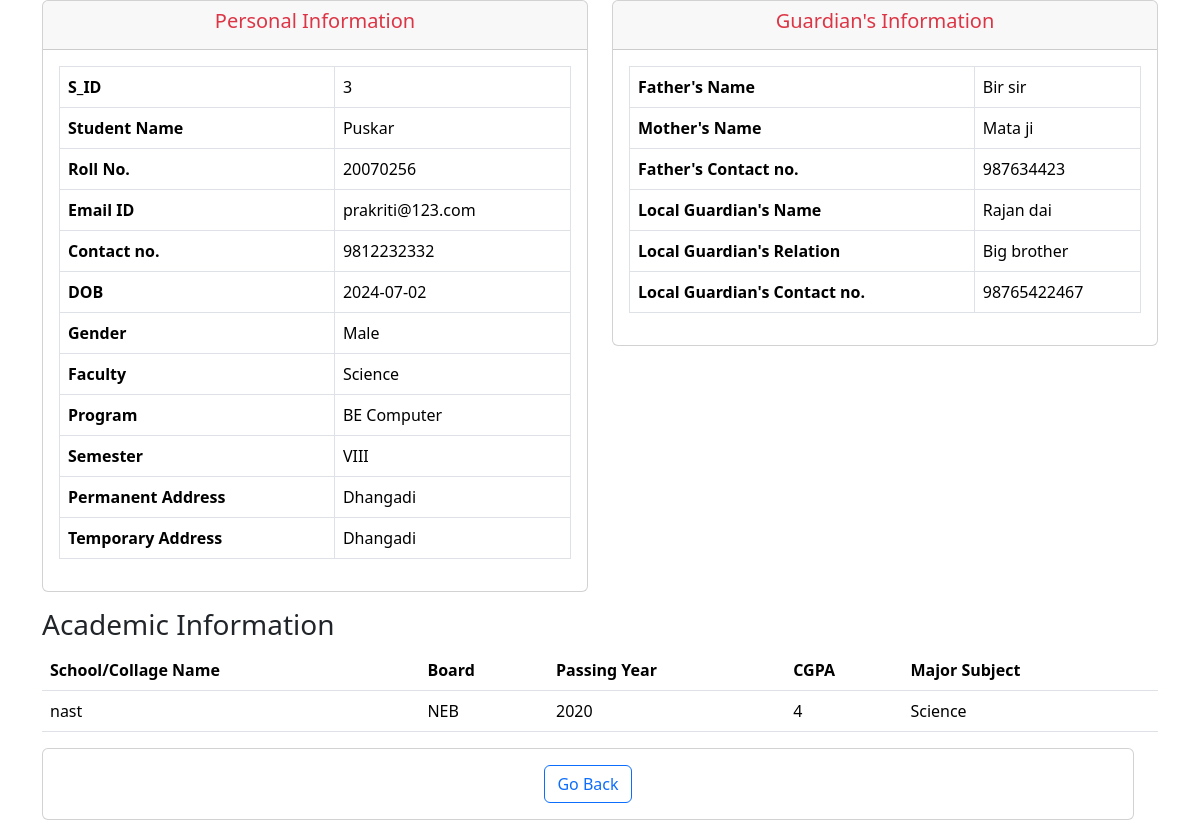
Screenshot of /user_detail.php (signed in) with the database file from the repository.
### tables this page shows
CREATE TABLE `student_tbl` (
  `s_id` int(20) NOT NULL,
  `s_name` varchar(50) NOT NULL,
  `roll` bigint(50) NOT NULL,
  `email` varchar(50) NOT NULL,
  `contact` bigint(50) NOT NULL,
  `dob` date NOT NULL,
  `gender` varchar(20) NOT NULL,
  `faculty` int(50) NOT NULL,
  `program` int(11) NOT NULL,
  `semester` int(20) NOT NULL,
  `p_address` varchar(50) NOT NULL,
  `t_address` varchar(50) NOT NULL,
  `f_name` varchar(50) NOT NULL,
  `m_name` varchar(50) NOT NULL,
  `f_contact` varchar(50) NOT NULL,
  `l_name` varchar(50) NOT NULL,
  `l_relation` varchar(50) NOT NULL,
  `l_contact` varchar(20) NOT NULL,
  `sc_name` varchar(100) NOT NULL,
  `board` varchar(50) NOT NULL,
  `p_year` varchar(20) NOT NULL,
  `cgpa` int(20) NOT NULL,
  `m_subject` varchar(50) NOT NULL,
  `flag` int(20) NOT NULL
);

CREATE TABLE `faculty_tbl` (
  `f_id` int(20) NOT NULL,
  `f_code` varchar(50) NOT NULL,
  `f_title` varchar(50) NOT NULL,
  `flag` int(20) NOT NULL
);

CREATE TABLE `program_tbl` (
  `p_id` int(20) NOT NULL,
  `p_code` varchar(50) NOT NULL,
  `p_title` varchar(100) NOT NULL,
  `flag` int(20) NOT NULL
);

CREATE TABLE `sem_tbl` (
  `s_id` int(20) NOT NULL,
  `sem` varchar(50) NOT NULL,
  `flag` int(20) NOT NULL
);

### user_detail.php (the view, shortened to what this page needs)
<?php
 $email = $_SESSION['user'];
@include 'db.php';
$sql_std = "SELECT s_id FROM `student_tbl` where email = '$email'";
$result_std = mysqli_query($conn, $sql_std);
$row_id = mysqli_fetch_assoc($result_std);
$id = $row_id['s_id'];
?>
<!DOCTYPE html>
<html>
<head>
   <link rel="stylesheet" href="https://cdn.jsdelivr.net/npm/bootstrap@5.3.2/dist/css/bootstrap.min.css"/>
</head>
<body>
           <?php
                   $sql = "SELECT * FROM `student_tbl` where s_id = $id";
                   $result = mysqli_query($conn, $sql);
                   while($row = mysqli_fetch_assoc($result)) {
             ?>
<div class="container profile-page">
  <div class="row">
    <div class="col-md-6">
      <div class="card mb-3">
        <div class="card-header">
          <h5 class="text-center text-danger">Personal Information</h5>
        </div>
        <div class="card-body">
          <div class="table-responsive">
            <table class="table table-bordered" width="100%" cellspacing="0">
              <tbody class="text-dark">
              <tr>
                  <th>S_ID</th>
                  <td><?php echo $row['s_id']?></td>
                </tr>
                <tr>
                  <th>Student Name</th>
                  <td><?php echo $row['s_name']?></td>
                </tr>
                <tr>
                  <th>Roll No.</th>
                  <td><?php echo $row['roll']?> </td>
                </tr>
                <tr>
                  <th>Email ID</th>
                  <td><?php echo $row['email']?> </td>
                </tr>
                <tr>
                  <th>Contact no.</th>
                  <td> <?php echo $row['contact']?></td>
                </tr>
                <tr>
                  <th>DOB</th>
                  <td> <?php echo $row['dob']?></td>
                </tr>
                <tr>
                  <th>Gender</th>
                  <td><?php echo $row['gender']?></td>
                </tr>
                <tr>
                  <th>Faculty</th>
                  <td>
                    <?php
                  $facId= $row['faculty'];
                   $facSql = "SELECT * FROM faculty_tbl where f_id= '$facId'";
                   $facResult = mysqli_query($conn, $facSql);
                   while($row2 = mysqli_fetch_assoc($facResult)) {
                    echo $row2["f_title"];
                   }
                  ?>
                  </td>
                </tr>
                <tr>
                  <th>Program</th>
                  <td>
                  <?php
                  $facId= $row['program'];
                   $facSql = "SELECT * FROM program_tbl where p_id= '$facId'";
                   $facResult = mysqli_query($conn, $facSql);
                   while($row2 = mysqli_fetch_assoc($facResult)) {
                    echo $row2["p_title"];
                   }
                  ?>
                </td>
                </tr>
                <tr>
                  <th>Semester</th>
                  <td>
                  <?php
                  $facId= $row['semester'];
                   $facSql = "SELECT * FROM sem_tbl where s_id= '$facId'";
                   $facResult = mysqli_query($conn, $facSql);
                   while($row2 = mysqli_fetch_assoc($facResult)) {
                    echo $row2["sem"];
                   }
                  ?>
                </td>
                </tr>
                <tr>
                  <th>Permanent Address</th>
                  <td> <?php echo $row['p_address']?> </td>
                </tr>
                <tr>
                  <th>Temporary Address</th>
                  <td><?php echo $row['t_address']?> </td>
                </tr>
              </tbody>
            </table>
          </div>
        </div>
      </div>
    </div>
    <div class="col-md-6">
      <div class="card mb-3">
        <div class="card-header">
          <h5 class="text-center text-danger">Guardian's Information</h5>
        </div>
        <div class="card-body">
          <div class="table-responsive">
            <table class="table table-bordered" width="100%" cellspacing="0">
              <tbody class="text-dark">
              <tr>
                  <th>Father's Name</th>
                  <td><?php echo $row['f_name']?> </td>
                </tr>
                <tr>
                  <th>Mother's Name</th>
                  <td> <?php echo $row['m_name']?></td>
                </tr>
                <tr>
                  <th>Father's Contact no.</th>
                  <td><?php echo $row['f_contact']?>  </td>
                </tr>
                <tr>
                  <th>Local Guardian's Name</th>
                  <td><?php echo $row['l_name']?> </td>
                </tr>
                <tr>
                  <th>Local Guardian's Relation</th>
                  <td><?php echo $row['l_relation']?></td>
                </tr>
                <tr>
                  <th>Local Guardian's Contact no.</th>
                  <td> <?php echo $row['l_contact']?> </td>
                </tr>
              </tbody>
            </table>
          </div>
        </div>
      </div>
    </div>
<div class="container">
<link rel="stylesheet" href="https://cdn.jsdelivr.net/npm/bootstrap@5.3.2/dist/css/bootstrap.min.css"/>
      <h3> Academic Information</h3>
<table class="table">
  <thead>
    <tr>
      <th scope="col">School/Collage Name</th>
      <th scope="col">Board</th>
      <th scope="col">Passing Year</th>
      <th scope="col">CGPA</th>
      <th scope="col">Major Subject</th>
    </tr>
  </thead>
  <tbody>
    <tr>
      <td><?php echo $row['sc_name']?></td>
      <td><?php echo $row['board']?></td>
      <td><?php echo $row['p_year']?></td>
      <td><?php echo $row['cgpa']?></td>
      <td><?php echo $row['m_subject']?></td>
    </tr>
  </tbody>
</table>
</div>
  <div class="row mb-3">
    <div class="col-md-12">
      <div class="card">
        <div class="card-body d-flex justify-content-around">
          <div>
            <a href="u_back.php" class="btn btn-outline-primary">Go Back</a>
          </div>
        </div>
      </div>
    </div>
  </div>
</div>
<?php
}
  ?>
</body>
</html>

### rows the page displays
student_tbl: s_id "3", s_name "Puskar", roll "20070256", email "prakriti@123.com", contact "9812232332", dob "2024-07-02", gender "Male", p_address "Dhangadi", t_address "Dhangadi", f_name "Bir sir", m_name "Mata ji", f_contact "987634423", l_name "Rajan dai", l_relation "Big brother", l_contact "98765422467", sc_name "nast", board "NEB", p_year "2020", cgpa "4", m_subject "Science"
faculty_tbl: f_title "Science"
program_tbl: p_title "BE Computer"
sem_tbl: sem "VIII"
